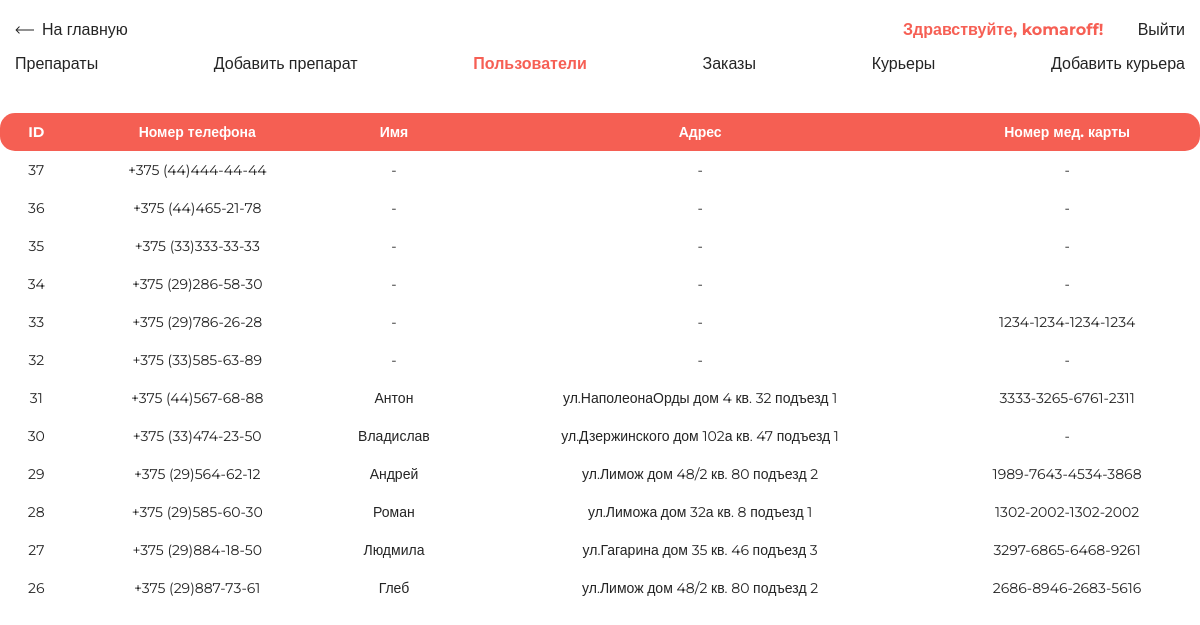
The app's page /panel/users.php (signed in) with its own data.
### tables this page shows
CREATE TABLE `users` (
  `user_id` int(11) NOT NULL,
  `user_phone` varchar(20) NOT NULL,
  `user_password` varchar(255) NOT NULL,
  `user_name` varchar(25) DEFAULT NULL,
  `user_address` varchar(100) DEFAULT NULL,
  `med_card_number` varchar(19) DEFAULT NULL
);

### function.php (called while the page is built, shortened)
<?php
function getUsers() {
    $pdo = getPdo();
    $query = $pdo->query(
        "SELECT `users`.`user_id`, `users`.`user_phone`, `users`.`user_name`, `users`.`user_address`, `users`.`med_card_number`
        FROM `users` ORDER BY `users`.`user_id` DESC;");
    return $query->fetchAll(PDO::FETCH_OBJ);
}

### panel/users.php (the view, shortened to what this page needs)
<?php
require '../function.php';
if ( isset($_SESSION['login'])) {
    $admin_login = $_SESSION['login'];
}
else {
    header('Location: login.php');
}
$users_array = getUsers();
?>
<!DOCTYPE html>
<html lang="ru" xmlns="http://www.w3.org/1999/html">
<head>
    <link href="../css/style.css" rel="stylesheet">
</head>
<body onload="myFunction()">
    <header class="header">
        <section class="container">
                <div class="header__inner">
                    <a class="nav__link" href="../"><img class="arrow-back__link" src="../img/back_arrow.svg" alt="back_arrow" width="19" height="8">На главную</a>
                    <nav class="main-navigation">
                        <a class="nav__link" href="#"><p class="nav-panel__link">Здравствуйте, <?php echo $admin_login; ?>!</p></a>
                        <a class="nav__link" href="../logout">Выйти</a>
                    </nav>
                </div>
                <div class="under-header__inner">
                    <a class="nav__link" href="medicine.php">Препараты</a>
                    <a class="nav__link" href="add_medicine.php">Добавить препарат</a>
                    <a class="nav__link" href="users.php"><p class="nav-panel__link">Пользователи</p></a>
                    <a class="nav__link" href="orders.php">Заказы</a>
                    <a class="nav__link" href="couriers.php">Курьеры</a>
                    <a class="nav__link" href="add_courier.php">Добавить курьера</a>
                </div>
        </section>
    </header>
    <main class="main animate-bottom" style="display:none;" id="content">
        <section class="output">
            <div class="container">
                <table class="output__table">
                    <tr>
                        <th>ID</th>
                        <th>Номер телефона</th>
                        <th>Имя</th>
                        <th>Адрес</th>
                        <th>Номер мед. карты</th>
                    </tr>
                    <?php foreach ($users_array as $row) { ?>
                     <tr>
                         <td><?php echo "$row->user_id"; ?></td>
                         <td><?php echo "$row->user_phone"; ?></td>
                         <?php if ( $row->user_name != "") { ?>
                           <td><?php echo "$row->user_name"; ?></td>
                         <?php } else {?>
                           <td>-</td>
                         <?php } ?>
                         <?php if ( $row->user_address != "") { ?>
                             <td><?php echo "$row->user_address"; ?></td>
                         <?php } else {?>
                             <td>-</td>
                         <?php } ?>
                         <?php if ( $row->med_card_number != "") { ?>
                             <td><?php echo "$row->med_card_number"; ?></td>
                         <?php } else {?>
                             <td>-</td>
                         <?php } ?>
                     </tr>
                    <?php } ?>
                </table>
            </div>
        </section>
    </main>
</body>
</html>

### css/style.css (style rules this page uses)
body { margin: 0; font-family: 'Montserrat', sans-serif; font-size: 16px; color: #242424; }
*, *:after, *:before { box-sizing: border-box; }
.container { width: 100%; max-width: 1200px; margin: 0 auto; }
.header { padding-top: 20px; top: 0; left: 0; right: 0; }
.header__inner { display: flex; justify-content: space-between; align-items: center; }
.under-header__inner { margin-top: 15px; display: flex; justify-content: space-between; align-items: center; }
.nav__link { display: inline-block; vertical-align: top; margin: 0 15px 0 15px; position: relative; font-weight: 500; color: #242424; text-decoration: none; transition: color .2s linear; }
.nav-panel__link { margin: 0; vertical-align: top; font-weight: 700; color: rgba(244, 67, 54, 0.85); text-decoration: none; }
.nav__link:after { content: ""; display: block; width: 100%; height: 3px; border-radius: 5px; background-color: rgba(244, 67, 54, 0.85); opacity: 0; position: absolute; top: 100%; left: 0; z-index: 1; transition: 0.5s; }
.arrow-back__link { margin: 0 8px 1px 0; }
.output { margin: 0 auto; width: 100%; }
.output__table { width: 100%; margin: 40px auto 30px auto; font-size: 14px; text-align: center; border-radius: 8px; border-spacing: 0; }
.output__table th { color: white; background-color: rgba(244, 67, 54, 0.85); padding: 10px 15px; }
.output__table td { padding: 10px; }
.output__table tr { -webkit-transition: 0.1s; transition: 0.1s; }
.output__table th:first-child { border-radius: 15px 0 0 15px; }
.output__table th:last-child { border-radius: 0 15px 15px 0; }
.output__table td:first-child { border-radius: 15px 0 0 15px; }
.output__table td:last-child { border-radius: 0 15px 15px 0; }
.animate-bottom { position: relative; -webkit-animation-name: animatebottom; -webkit-animation-duration: 1s; animation-name: animatebottom; animation-duration: 1s }

### records on screen
users: user_id "37", user_phone "+375 (44)444-44-44"
users: user_id "36", user_phone "+375 (44)465-21-78"
users: user_id "35", user_phone "+375 (33)333-33-33"
users: user_id "34", user_phone "+375 (29)286-58-30"
users: user_id "33", user_phone "+375 (29)786-26-28", med_card_number "1234-1234-1234-1234"
users: user_id "32", user_phone "+375 (33)585-63-89"
users: user_id "31", user_phone "+375 (44)567-68-88", user_name "Антон", user_address "ул.НаполеонаОрды дом 4 кв. 32 подъезд 1", med_card_number "3333-3265-6761-2311"
users: user_id "30", user_phone "+375 (33)474-23-50", user_name "Владислав", user_address "ул.Дзержинского дом 102а кв. 47 подъезд 1"
users: user_id "29", user_phone "+375 (29)564-62-12", user_name "Андрей", user_address "ул.Лимож дом 48/2 кв. 80 подъезд 2", med_card_number "1989-7643-4534-3868"
users: user_id "28", user_phone "+375 (29)585-60-30", user_name "Роман", user_address "ул.Лиможа дом 32а кв. 8 подъезд 1", med_card_number "1302-2002-1302-2002"
users: user_id "27", user_phone "+375 (29)884-18-50", user_name "Людмила", user_address "ул.Гагарина дом 35 кв. 46 подъезд 3", med_card_number "3297-6865-6468-9261"
users: user_id "26", user_phone "+375 (29)887-73-61", user_name "Глеб", user_address "ул.Лимож дом 48/2 кв. 80 подъезд 2", med_card_number "2686-8946-2683-5616"

### other values on screen
$admin_login "komaroff"
